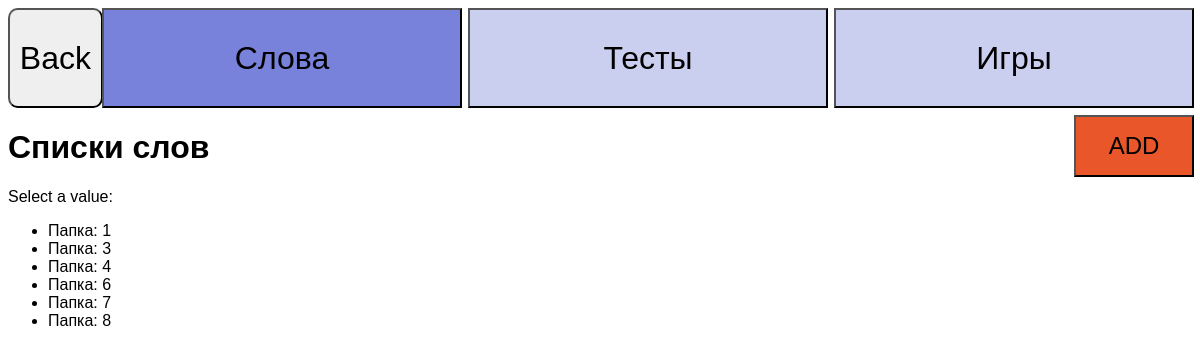
/words, run on an earlier commit of the app's database.
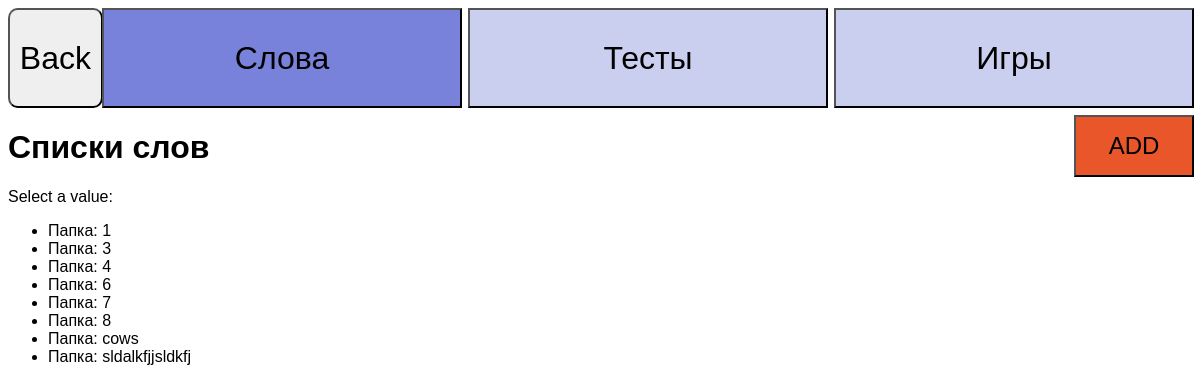
And on a later commit of the database.
### tables this page shows
CREATE TABLE words ( word TEXT NOT NULL, perevod TEXT NOT NULL, class INTEGER, unit INTEGER, id INTERE PRIMARY KEY);

### site.py (the view)
@app.route('/words')
def words():
    conn = sqlite3.connect("app.db")
    cursor = conn.cursor()
    query = "SELECT word, perevod, class, unit FROM words ORDER BY class"
    cursor.execute(query)
    data = cursor.fetchall()
    print(data)
    conn.close()
    items = {}
    for i in data:
        try:
            tmp = items[i[2]]
        except:
            items[i[2]] = {}
        try:
            items[i[2]][i[3]].append([i[0],i[1]])
        except:
            items[i[2]][i[3]] = []
            items[i[2]][i[3]].append([i[0],i[1]])
    print(items)
    return render_template("words.html", items=items)

### templates/words.html (shortened to what this page needs)
<!DOCTYPE html>
<html>
<head>
</head>
<body>
  <button id="back" class="back">
    Back
  </button>
  <button id="words" class="top_menu" style="background-color: #7982DA; right: 61.5%;">
    Слова
  </button>
  <button id="tests" class="top_menu" style="right: 31%;">
    Тесты
  </button>
  <button id="games" class="top_menu" style="right: 0.5%;">
    Игры
  </button>
<button id="add" class="add"> ADD</button>
  <h1>Списки слов </h1>
 <p>Select a value:</p>
  <ul class="collapsible">
    {% for class in items.keys() %}
      <li>Папка:  {{ class }}
    {% endfor %}
  </ul>
</body>
</html>

### templates/words.html (style rules this page uses)
.back { border-radius: 10%; height: 100px; width: 8%; text-align: center; font-size: 200%; }
.top_menu { height: 100px; width: 30%; font-size: 200%; background-color: #CBCFEF; position: absolute; }
* { font-family: sans-serif; }
.add { position: absolute; right: 0.5%; top: 115px; height: 7.75%; width: 10%; font-size: 150%; background-color: #e8562a; }

What changed in the data, as far as the page shows it:
added words: class "cows"
added words: class "sldalkfjjsldkfj"
